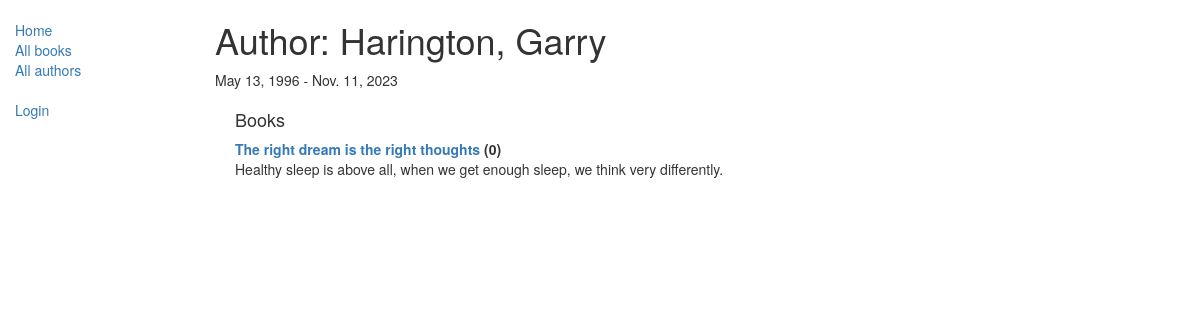
Screenshot of /catalog/author/4 with the database file from the repository.
### catalog/models.py (models this page shows, shortened)
class Author(models.Model):
    first_name = models.CharField(max_length=100)
    last_name = models.CharField(max_length=100)
    date_of_birth = models.DateField(null=True, blank=True)
    date_of_death = models.DateField('Died', null=True, blank=True)
    def __str__(self):
        return '%s, %s' % (self.last_name, self.first_name)
    class Meta:
        ordering = ['last_name']

class Book(models.Model):
    title = models.CharField(max_length=200)
    author = models.ForeignKey('Author', on_delete=models.SET_NULL, null=True)
    summary = models.TextField(max_length=1000, help_text="Enter a brief description of the book")
    isbn = models.CharField('ISBN',max_length=13, help_text='13 Character <a href="https://www.isbn-international.org/content/what-isbn">ISBN number</a>')
    genre = models.ManyToManyField(Genre, help_text="Select a genre for this book")
    def __str__(self):
        return self.title
    def display_genre(self):
        """
        Creates a string for the Genre. This is required to display genre in Admin.
        """
        return ', '.join([ genre.name for genre in self.genre.all()[:3] ])
    display_genre.short_description = 'Genre'

### catalog/views.py (the view)
# urls.py: path('author/<int:pk>', views.AuthorDetailView.as_view(), name='author-detail'),
class AuthorDetailView(generic.DetailView):
    model = Author

### catalog/templates/catalog/author_detail.html
{% extends "base_generic.html" %}
{% block content %}
<h1>Author: {{ author }} </h1>
<p>{{author.date_of_birth}} - {% if author.date_of_death %}{{author.date_of_death}}{% endif %}</p>
<div style="margin-left:20px;margin-top:20px">
<h4>Books</h4>
<dl>
{% for book in author.book_set.all %}
  <dt><a href="{% url 'book-detail' book.pk %}">{{book}}</a> ({{book.bookinstance_set.all.count}})</dt>
  <dd>{{book.summary}}</dd>
  {% empty %}
  <p>This author has no books.</p>
{% endfor %}
</dl>
</div>
{% endblock %}

### rows the page displays
Author: last_name+first_name "Harington, Garry", date_of_birth "May 13, 1996", date_of_death "Nov. 11, 2023"
Book: title "The right dream is the right thoughts", bookinstance_set.all.count "0", summary "Healthy sleep is above all, when we get enough sleep, we think very differently."
